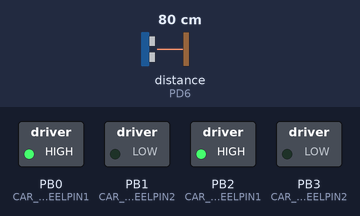
The program below on a simulated ATmega32, built with avr-gcc and emulated at 8 MHz. Parts: switched loads named in the program (green lamp = pin HIGH). Wiring (inferred from the names in the program): ultrasonic range finder: trigger PA0; echo PD6. The test bench sets the inputs (shaded band); at power-on: distance to the obstacle (sensor on PD6) 80 cm. The echo pulse lasts 58.3 µs per cm; pins used as bus, display or sensor lines are not drawn.

Above: at 1.2 s.
1.3 s: distance to the obstacle (sensor on PD6) set to 18 cm
2.8 s: distance to the obstacle (sensor on PD6) set to 13 cm
At 3.8 s:
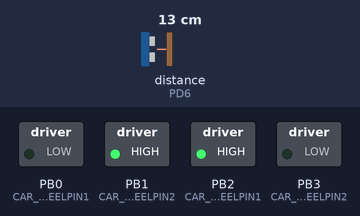
At 4.8 s:
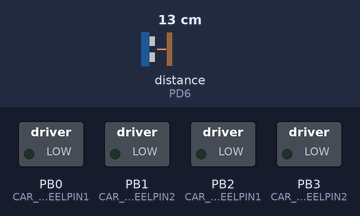
Timing chart, 0 to 6.3 s (numbered marks = the images above; inputs shaded):
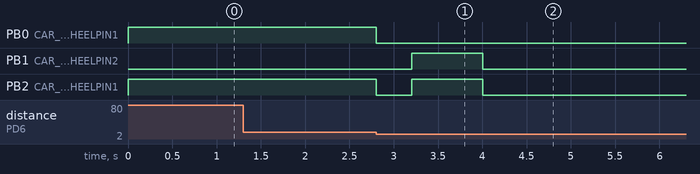

Measured:
- the behaviour switches between 16 and 15 cm on distance to the obstacle (sensor on PD6) (found by bisection; images 0 and 1)
- after the input at 1.3 s, every drawn part: stays the same
- after the input at 2.8 s, PB0 (CAR_u8RIGHTWHEELPIN1): HIGH → LOW at once; PB1 (CAR_u8RIGHTWHEELPIN2): LOW → HIGH after 0.40 s, → LOW 0.80 s later; PB2 (CAR_u8LEFTWHEELPIN1): HIGH → LOW at once, → HIGH 0.40 s later, → LOW 0.80 s later

The program:

main.c
```c
#include "STD_TYPES.h"
#include "BIT_MATH.h"
#include "TIMER_interface.h"
#include "DIO_interfce.h"
#include "GIE_interface.h"
#include "US_interface.h"
#include "CAR_interface.h"

volatile uint32 system_tick = 0;

void IncrementSystemTick(void) {
    system_tick++;
}

int main(void) {
    TIMER_voidTimer0Init();
    TIMER_voidTimer0SetCompareValue(124);
    TIMER_voidTimer0SetCallBack(IncrementSystemTick);

    ULTRASONIC_voidInit();
    ICU_voidSetCallBack(ULTRASONIC_voidIcuCallback);

    CAR_voidInit();
    GIE_voidEnabled();

    while (1) {
        ULTRASONIC_voidRoutine();
        CAR_voidNavigateStep();
    }
}
```

CAR_interface.h
```c
/*
 * CAR_interface.h
 *
 *  Created on: Sep 4, 2026
 *      Author: ziady
 */

#ifndef CAR_INTERFACE_H_
#define CAR_INTERFACE_H_

#include "STD_TYPES.h"

#define CAR_DIR_RIGHT   1u
#define CAR_DIR_LEFT    2u


typedef struct LinkedList_Node DLL_Node;

struct LinkedList_Node{
uint8 data;
DLL_Node* next;
DLL_Node* previous;
};


void CAR_voidInit(void);
void CAR_voidMoveForward(void);
void CAR_voidRotateRightInPlace(void);
void CAR_voidRotateLefttInPlace(void);
void AddNodeToLast(uint8 Copy_newDirection);
void CAR_voidStop(void);

void CAR_voidDriveCentered(void);
void CAR_voidNavigateStep(void);
void CAR_voidBacktrack(void);
void AddNodeToLast(uint8 Copy_newDirection);
void CAR_voidRotate180(void);


#endif /* CAR_INTERFACE_H_ */
```

CAR_program.c
```c
/*
 * CAR_program.c
 *
 *  Created on: Sep 4, 2026
 *      Author: ziady
 */
#include "BIT_MATH.h"
#include "STD_TYPES.h"
#include "defines.h"
#include "stdlib.h"
#include "DIO_interfce.h"
#include "DIO_Cfg.h"
#include "DIO_Reg.h"
#include "DCMOTOR_interface.h"
#include "CAR_interface.h"
#include "CAR_cfg.h"
#include "CAR_private.h"
#include "DCMOTOR_cfg.h"
#include "DCMOTOR_private.h"
#include "TIMER_Interface.h"
#include "US_interface.h"

extern volatile uint32 system_tick;
DLL_Node* head = NULL;
DLL_Node* tail = NULL;
static uint8 is_returning = 0;

void CAR_voidInit(void){
	DCMOTOR_voidInit(CAR_u8RIGHTWHEELPIN1, CAR_u8RIGHTWHEELPIN2);
	DCMOTOR_voidInit(CAR_u8LEFTWHEELPIN1, CAR_u8LEFTWHEELPIN2);
}

void CAR_voidMoveForward(void){
	DCMOTOR_voidMove(DCMOTOR_u8_CW, CAR_u8RIGHTWHEELPIN1, CAR_u8RIGHTWHEELPIN2);
	DCMOTOR_voidMove(DCMOTOR_u8_CW, CAR_u8LEFTWHEELPIN1, CAR_u8LEFTWHEELPIN2);
}

void CAR_voidRotateRightInPlace(void){
	DCMOTOR_voidMove(DCMOTOR_u8_CCW, CAR_u8RIGHTWHEELPIN1, CAR_u8RIGHTWHEELPIN2);
	DCMOTOR_voidMove(DCMOTOR_u8_CW, CAR_u8LEFTWHEELPIN1, CAR_u8LEFTWHEELPIN2);
	AddNodeToLast(CAR_DIR_RIGHT); // Log the turn
}

void CAR_voidRotateLefttInPlace(void){
	DCMOTOR_voidMove(DCMOTOR_u8_CW, CAR_u8RIGHTWHEELPIN1, CAR_u8RIGHTWHEELPIN2);
	DCMOTOR_voidMove(DCMOTOR_u8_CCW, CAR_u8LEFTWHEELPIN1, CAR_u8LEFTWHEELPIN2);
	AddNodeToLast(CAR_DIR_LEFT);
}

void CAR_voidStop(void){
    DCMOTOR_voidStop(CAR_u8RIGHTWHEELPIN1, CAR_u8RIGHTWHEELPIN2);
    DCMOTOR_voidStop(CAR_u8LEFTWHEELPIN1, CAR_u8LEFTWHEELPIN2);
}


void AddNodeToLast(uint8 Copy_newDirection){
		DLL_Node* newNode = (DLL_Node*) malloc(sizeof(DLL_Node));
	    if(newNode == NULL){
		//printf("Adding Node failed\n");
		return;
	    }
	    newNode->data = Copy_newDirection;
	    newNode->next = NULL;
	    newNode->previous = NULL;
	    if(head == NULL){
	        head = newNode;
	        tail = newNode;
	        return;
	    }
	    tail->next = newNode;
	    newNode->previous = tail;
	    tail = newNode;
}

void CAR_voidRotate180(void) {
    DCMOTOR_voidMove(DCMOTOR_u8_CCW, CAR_u8RIGHTWHEELPIN1, CAR_u8RIGHTWHEELPIN2);
    DCMOTOR_voidMove(DCMOTOR_u8_CW, CAR_u8LEFTWHEELPIN1, CAR_u8LEFTWHEELPIN2);

    uint32 turn_180_start = system_tick;
    while ((system_tick - turn_180_start) < CAR_TURN_180_DURATION_MS) {
        ULTRASONIC_voidRoutine();
    }
    CAR_voidStop();
}

void CAR_voidDriveCentered(void) {
    uint16 current_rgt_dist = ULTRASONIC_u16GetDistanceRight();
    uint16 current_lft_dist = ULTRASONIC_u16GetDistanceLeft();

    if ((current_rgt_dist != 999) && (current_lft_dist != 999)) {
        if (current_rgt_dist < (current_lft_dist - CAR_CENTERING_TOLERANCE_CM)) {
            DCMOTOR_voidStop(CAR_u8RIGHTWHEELPIN1, CAR_u8RIGHTWHEELPIN2);
            DCMOTOR_voidMove(DCMOTOR_u8_CW, CAR_u8LEFTWHEELPIN1, CAR_u8LEFTWHEELPIN2);
        }
        else if (current_lft_dist < (current_rgt_dist - CAR_CENTERING_TOLERANCE_CM)) {
            DCMOTOR_voidMove(DCMOTOR_u8_CW, CAR_u8RIGHTWHEELPIN1, CAR_u8RIGHTWHEELPIN2);
            DCMOTOR_voidStop(CAR_u8LEFTWHEELPIN1, CAR_u8LEFTWHEELPIN2);
        }
        else {
            CAR_voidMoveForward();
        }
    } else {
        CAR_voidMoveForward();
    }
}

void CAR_voidNavigateStep(void) {
    uint16 current_fwd_dist = ULTRASONIC_u16GetDistanceFwd();
    uint16 current_rgt_dist = 0;
    uint16 current_lft_dist = 0;

    if (current_fwd_dist != 999 && current_fwd_dist < CAR_OBSTACLE_DIST_CM) {
        CAR_voidStop();

        if (is_returning == 1) {
              while (1) {
               // CPU is trapped. Motors remain off. Car sits at the start line.
             }
        }

        uint32 stop_start = system_tick;
        while ((system_tick - stop_start) < CAR_MOMENTUM_STOP_MS) {
            ULTRASONIC_voidRoutine();
        }

        current_rgt_dist = ULTRASONIC_u16GetDistanceRight();
        current_lft_dist = ULTRASONIC_u16GetDistanceLeft();

        if (current_rgt_dist != 999 && current_rgt_dist >= CAR_OBSTACLE_DIST_CM) {
            CAR_voidRotateRightInPlace();
        }
        else if (current_lft_dist != 999 && current_lft_dist >= CAR_OBSTACLE_DIST_CM) {
            CAR_voidRotateLefttInPlace();
        }
        else {
            CAR_voidBacktrack();
            return;
        }

        uint32 turn_start = system_tick;
        while ((system_tick - turn_start) < CAR_TURN_90_DURATION_MS) {
            ULTRASONIC_voidRoutine();
        }
    } else {
    	CAR_voidDriveCentered();
    }
}

void CAR_voidBacktrack(void) {
    CAR_voidStop();

    uint32 stop_start = system_tick;
    while ((system_tick - stop_start) < CAR_MOMENTUM_STOP_MS) {
        ULTRASONIC_voidRoutine();
    }

    /* 1. Turn 180 degrees to face out of the dead end */
    CAR_voidRotate180();

    stop_start = system_tick;
    while ((system_tick - stop_start) < CAR_MOMENTUM_STOP_MS) {
        ULTRASONIC_voidRoutine();
    }

    /* 2. Traverse backward from tail to head */
    DLL_Node* current = tail;
    while (current != NULL) {

        /* A. Drive forward down the corridor FIRST until hitting the intersection wall */
        CAR_voidMoveForward();

        while (1) {
            ULTRASONIC_voidRoutine();
            uint16 fwd_dist = ULTRASONIC_u16GetDistanceFwd();
            if (fwd_dist != 999 && fwd_dist < CAR_OBSTACLE_DIST_CM) {
                CAR_voidStop();
                break;
            }
            /* Actively center the car while returning */
            CAR_voidDriveCentered();
        }

        stop_start = system_tick;
        while ((system_tick - stop_start) < CAR_MOMENTUM_STOP_MS) {
            ULTRASONIC_voidRoutine();
        }

        /* B. NOW execute the inverse turn at the intersection */
        if (current->data == CAR_DIR_RIGHT) {
            CAR_voidRotateLefttInPlace();
        } else if (current->data == CAR_DIR_LEFT) {
            CAR_voidRotateRightInPlace();
        }

        uint32 turn_time = system_tick;
        while ((system_tick - turn_time) < CAR_TURN_90_DURATION_MS) {
            ULTRASONIC_voidRoutine();
        }

        /* C. Safely free memory and move to the previous node */
        DLL_Node* next_node_to_free = current->previous;
        free(current);
        current = next_node_to_free;
    }

    /* Reset list anchors */
    tail = NULL;
    head = NULL;

    /* Mission accomplished, now on the final stretch */
    is_returning = 1;
}
```

DCMOTOR_interface.h
```c
#ifndef DCMOTOR_INTERFACE_H_
#define DCMOTOR_INTERFACE_H_

#define DCMOTOR_u8_CW               1u
#define DCMOTOR_u8_CCW              2u


void DCMOTOR_voidInit(uint8 Copy_u8_MOTORPIN0,uint8 Copy_u8_MOTORPIN1);
void DCMOTOR_voidMove(uint8 Copy_u8Direction,uint8 Copy_u8_MOTORPIN0,uint8 Copy_u8_MOTORPIN1);
void DCMOTOR_voidStop(uint8 Copy_u8_MOTORPIN0,uint8 Copy_u8_MOTORPIN1);

#endif
```

DCMOTOR_program.c
```c
#include "BIT_MATH.h"
#include "STD_TYPES.h"
#include "defines.h"
#include "DIO_interfce.h"
#include "CAR_cfg.h"
#include "DCMOTOR_cfg.h"
#include "DCMOTOR_private.h"
#include "DCMOTOR_interface.h"


void DCMOTOR_voidInit(uint8 Copy_u8_MOTORPIN0,uint8 Copy_u8_MOTORPIN1)
{
	DIO_u8SetPinDirection(CAR_u8WHEELSPORT,Copy_u8_MOTORPIN0,DIO_u8PIN_OUTPUT);
	DIO_u8SetPinDirection(CAR_u8WHEELSPORT,Copy_u8_MOTORPIN1,DIO_u8PIN_OUTPUT);
}

void DCMOTOR_voidMove(uint8 Copy_u8Direction,uint8 Copy_u8_MOTORPIN0,uint8 Copy_u8_MOTORPIN1)
{
	if(Copy_u8Direction == DCMOTOR_u8_CW)
	{
		DIO_u8SetPinValue(CAR_u8WHEELSPORT,Copy_u8_MOTORPIN1,DIO_u8PIN_LOW);
		DIO_u8SetPinValue(CAR_u8WHEELSPORT,Copy_u8_MOTORPIN0,DIO_u8PIN_HIGH);

	}
	else if(Copy_u8Direction == DCMOTOR_u8_CCW)
	{
		DIO_u8SetPinValue(CAR_u8WHEELSPORT,Copy_u8_MOTORPIN0,DIO_u8PIN_LOW);
		DIO_u8SetPinValue(CAR_u8WHEELSPORT,Copy_u8_MOTORPIN1,DIO_u8PIN_HIGH);
	}
}


void DCMOTOR_voidStop(uint8 Copy_u8_MOTORPIN0,uint8 Copy_u8_MOTORPIN1)
{
	DIO_u8SetPinValue(CAR_u8WHEELSPORT,Copy_u8_MOTORPIN0,DIO_u8PIN_LOW);
	DIO_u8SetPinValue(CAR_u8WHEELSPORT,Copy_u8_MOTORPIN1,DIO_u8PIN_LOW);
}
```

GIE_Interface.h
```c
/*
 * GIE_Interface.h
 *
 *  Created on: Aug 17, 2026
 *      Author: DeLL
 */

#ifndef GIE_INTERFACE_H_
#define GIE_INTERFACE_H_

void GIE_voidEnabled(void);

void GIE_voidDisabled(void);

#endif /* GIE_INTERFACE_H_ */
```

GIE_Reg.h
```c
/*
 * GIE_Reg.h
 *
 *  Created on: Aug 17, 2026
 *      Author: DeLL
 */

#ifndef GIE_REG_H_
#define GIE_REG_H_

#define  SREG    *((volatile uint8*)0x5F)
#define  SREG_I   7


#endif /* GIE_REG_H_ */
```

GIE_prog.c
```c
/*
 * GIE_prog.c
 *
 *  Created on: Aug 17, 2026
 *      Author: DeLL
 */

#include "STD_TYPES.h"
#include "BIT_MATH.h"


#include "GIE_Interface.h"
#include "GIE_Reg.h"

void GIE_voidEnabled(void)
{
//	SET_BIT(SREG,SREG_I);// 4clk cyc ==> cut
	__asm __volatile ("SEI"); /* Inline assembly instruction to set I bit */ // 1clk
}

void GIE_voidDisabled(void)
{
//	CLR_BIT(SREG,SREG_I);
	__asm __volatile ("CLI"); /* Inline assembly instruction to clr I bit */
}
```

US_interface.h
```c
/*
 * US_interface.h
 *
 *  Created on: Sep 7, 2026
 *      Author: ziady
 */

#ifndef US_INTERFACE_H
#define US_INTERFACE_H

void ULTRASONIC_voidInit(void);
void ULTRASONIC_voidRoutine(void);
void ULTRASONIC_voidIcuCallback(void);

uint16 ULTRASONIC_u16GetDistanceFwd(void);
uint16 ULTRASONIC_u16GetDistanceRight(void);
uint16 ULTRASONIC_u16GetDistanceLeft(void);

#endif
```

US_program.c
```c
#include "STD_TYPES.h"
#include "BIT_MATH.h"
#include "DIO_interfce.h"
#include "US_config.h"
#include "US_interface.h"
#include <avr/io.h>
#include <avr/interrupt.h>
#include <util/delay.h>

/* States and Sensor IDs */
#define TRIG_PHASE   0
#define WAIT_PHASE   1
#define DELAY_PHASE  2

#define SENSOR_FWD   0
#define SENSOR_RIGHT 1
#define SENSOR_LEFT  2

/* Global Variables */
extern volatile uint32 system_tick; // Imported from main.c

static uint8 current_state = TRIG_PHASE;
static uint8 active_sensor = SENSOR_FWD;
static uint32 g_last_tick = 0;

static uint16 dist_fwd = 999;
static uint16 dist_right = 999;
static uint16 dist_left = 999;

/* ICU Variables */
volatile uint8 g_icu_ready = 0;
volatile uint16 g_pulse_ticks = 0;
volatile uint8 g_edge_state = 0; // 0 = waiting for rising, 1 = waiting for falling

void ULTRASONIC_voidInit(void){
    /* Configure Trigger Pins as Output */
    DIO_u8SetPinDirection(ULT_FWD_TRIG_PORT, ULT_FWD_TRIG_PIN, DIO_u8PIN_OUTPUT);
    DIO_u8SetPinDirection(ULT_RIGHT_TRIG_PORT, ULT_RIGHT_TRIG_PIN, DIO_u8PIN_OUTPUT);
    DIO_u8SetPinDirection(ULT_LEFT_TRIG_PORT, ULT_LEFT_TRIG_PIN, DIO_u8PIN_OUTPUT);

    /* Configure Echo Pin (ICP1) as Input */
    DIO_u8SetPinDirection(ULT_ECHO_PORT, ULT_ECHO_PIN, DIO_u8PIN_INPUT);

    /* Timer1 ICU Setup (Prescaler = 8, 1 tick = 1us at 8MHz) */
    TCCR1A = 0;
    TCCR1B = (1 << ICES1) | (1 << CS11); // Rising edge detection, Prescaler 8
    TIMSK |= (1 << TICIE1); // Enable Input Capture Interrupt
}

void ULTRASONIC_voidRoutine(void) {
    switch (current_state) {

        case TRIG_PHASE:
            g_icu_ready = 0;
            g_edge_state = 0;
            TCCR1B |= (1 << ICES1); // Reset to detect Rising Edge

            // Fire active sensor
            if (active_sensor == SENSOR_FWD)        DIO_u8SetPinValue(ULT_FWD_TRIG_PORT, ULT_FWD_TRIG_PIN, DIO_u8PIN_HIGH);
            else if (active_sensor == SENSOR_RIGHT) DIO_u8SetPinValue(ULT_RIGHT_TRIG_PORT, ULT_RIGHT_TRIG_PIN, DIO_u8PIN_HIGH);
            else if (active_sensor == SENSOR_LEFT)  DIO_u8SetPinValue(ULT_LEFT_TRIG_PORT, ULT_LEFT_TRIG_PIN, DIO_u8PIN_HIGH);

            _delay_us(10);

            // Turn off
            DIO_u8SetPinValue(ULT_FWD_TRIG_PORT, ULT_FWD_TRIG_PIN, DIO_u8PIN_LOW);
            DIO_u8SetPinValue(ULT_RIGHT_TRIG_PORT, ULT_RIGHT_TRIG_PIN, DIO_u8PIN_LOW);
            DIO_u8SetPinValue(ULT_LEFT_TRIG_PORT, ULT_LEFT_TRIG_PIN, DIO_u8PIN_LOW);

            g_last_tick = system_tick;
            current_state = WAIT_PHASE;
            break;

        case WAIT_PHASE:
            if (g_icu_ready == 1) {
                uint16 calc_dist = g_pulse_ticks / ULT_DISTANCE_DIVISOR;

                if (active_sensor == SENSOR_FWD)        dist_fwd = calc_dist;
                else if (active_sensor == SENSOR_RIGHT) dist_right = calc_dist;
                else if (active_sensor == SENSOR_LEFT)  dist_left = calc_dist;

                g_last_tick = system_tick;
                current_state = DELAY_PHASE;
            }
            else if ((system_tick - g_last_tick) > ULT_TIMEOUT) {
                if (active_sensor == SENSOR_FWD)        dist_fwd = 999;
                else if (active_sensor == SENSOR_RIGHT) dist_right = 999;
                else if (active_sensor == SENSOR_LEFT)  dist_left = 999;

                g_last_tick = system_tick;
                current_state = DELAY_PHASE;
            }
            break;

        case DELAY_PHASE:
            if ((system_tick - g_last_tick) >= ULT_ACOUSTIC_DELAY) {
                active_sensor++;
                if (active_sensor > SENSOR_LEFT) active_sensor = SENSOR_FWD;
                current_state = TRIG_PHASE;
            }
            break;
    }
}

uint16 ULTRASONIC_u16GetDistanceFwd(void)   { return dist_fwd; }
uint16 ULTRASONIC_u16GetDistanceRight(void) { return dist_right; }
uint16 ULTRASONIC_u16GetDistanceLeft(void)  { return dist_left; }

/* Standard function instead of an ISR */
void ULTRASONIC_voidIcuCallback(void) {
    if (g_edge_state == 0) {
        // Rising edge caught: Echo pulse just started
        TCNT1 = 0;
        TCCR1B &= ~(1 << ICES1); // Switch to detect Falling Edge
        g_edge_state = 1;
    }
    else {
        // Falling edge caught: Echo pulse ended
        g_pulse_ticks = ICR1;
        g_icu_ready = 1;
    }
}
```

defines.h
```c
/**
 * @LayerArchitecture : Library
 * @File_Name : defines.h
 * @ Auther: MOHAMED BEDIER MOHAMED
 * Verision :1.00
 */

#ifndef DEFINES_H_
#define DEFINES_H_

#define  DISABLED   1u
#define  ENABLED    2u

#define  NULL  ((void*)0)

#define OK             0u
#define NOK  		   1u
#define NULL_PTR_ERR   2u
#define TIMEOUT_ERR    3u
#define BUSY_STATE_ERR 4u

#define BUSY  0u
#define IDLE  1u

#endif /* DEFINES_H_ */
```

CAR_cfg.h
```c
/*
 * CAR_cfg.h
 *
 *  Created on: Sep 4, 2026
 *      Author: ziady
 */
#ifndef CAR_CFG_H_
#define CAR_CFG_H_

#define CAR_u8WHEELSPORT        DIO_u8PORTB
#define CAR_u8RIGHTWHEELPIN1    DIO_u8PIN0
#define CAR_u8RIGHTWHEELPIN2    DIO_u8PIN1
#define CAR_u8LEFTWHEELPIN1     DIO_u8PIN2
#define CAR_u8LEFTWHEELPIN2     DIO_u8PIN3

/* --- Tuning & Adjustment Macros --- */
#define CAR_OBSTACLE_DIST_CM       15u   // Distance threshold to trigger obstacle avoidance
#define CAR_MOMENTUM_STOP_MS       200u  // Pause duration to kill physical momentum
#define CAR_TURN_90_DURATION_MS    400u  // Time to complete a 90-degree turn
#define CAR_TURN_180_DURATION_MS   800u  // Time to complete a 180-degree turn
#define CAR_CENTERING_TOLERANCE_CM   3u  // Centering deadband in cm

#endif /* CAR_CFG_H_ */
```

DCMOTOR_cfg.h
```c
#ifndef DCMOTOR_CFG_H_
#define DCMOTOR_CFG_H_

//#define DCMOTOR_u8_PORT               DIO_u8PORTA

//#define DCMOTOR_u8_PIN1               DIO_u8PIN0
//#define DCMOTOR_u8_PIN2               DIO_u8PIN1


#endif
```

US_config.h
```c
#ifndef US_CONFIG_H
#define US_CONFIG_H

/* Trigger Pins Configuration */
#define ULT_FWD_TRIG_PORT      DIO_u8PORTA
#define ULT_FWD_TRIG_PIN       DIO_u8PIN0

#define ULT_RIGHT_TRIG_PORT    DIO_u8PORTA
#define ULT_RIGHT_TRIG_PIN     DIO_u8PIN1

#define ULT_LEFT_TRIG_PORT     DIO_u8PORTA
#define ULT_LEFT_TRIG_PIN      DIO_u8PIN2

/* Echo Pin (Multiplexed to Timer1 ICU) */
#define ULT_ECHO_PORT          DIO_u8PORTD
#define ULT_ECHO_PIN           DIO_u8PIN6

/* Timing Parameters */
// Assuming Timer1 prescaler is 8 (1 tick = 1us at 8MHz)
#define ULT_DISTANCE_DIVISOR   58
#define ULT_TIMEOUT            20   // Max wait time for echo (ms)
#define ULT_ACOUSTIC_DELAY     40   // Wait before firing next sensor (ms)

#endif
```

BIT_MATH.h
```c
#ifndef _BIT_MATH_H
#define _BIT_MATH_H

#define SET_BIT(Reg, bitnum)       (Reg |=1<<bitnum)
#define CLR_BIT(Reg, bitnum)       (Reg &=~(1<<bitnum))
#define TOGGLE_BIT(Reg, bitnum)    (Reg ^=(1<<bitnum))
#define GET_BIT(Reg, bitnum)       ((Reg>>bitnum)& 0x01)

#define SET_BYTE(Reg,value)              ( Reg = value )

#define CONC_BIT(b7,b6,b5,b4,b3,b2,b1,b0) Conc_help(b7,b6,b5,b4,b3,b2,b1,b0)
#define Conc_help(b7,b6,b5,b4,b3,b2,b1,b0) 0b##b7##b6##b5##b4##b3##b2##b1##b0


#endif
```

CAR_private.h
```c
/*
 * CAR_private.h
 *
 *  Created on: Sep 4, 2026
 *      Author: ziady
 */

#ifndef CAR_PRIVATE_H_
#define CAR_PRIVATE_H_


#endif /* CAR_PRIVATE_H_ */
```

DCMOTOR_private.h
```c
#ifndef DCMOTOR_PRIVATE_H_
#define DCMOTOR_PRIVATE_H_


#endif
```

Source omitted: TIMER_Interface.h (8659 bytes), TIMER_Program.c (12850 bytes), TIMER_Config.h (3869 bytes), DIO_Cfg.h (843 bytes), DIO_Interfce.h (5701 bytes), DIO_Program.c (9255 bytes), DIO_Reg.h (1473 bytes), STD_TYPES.h (1046 bytes), TIMER_Private.h (5943 bytes)
